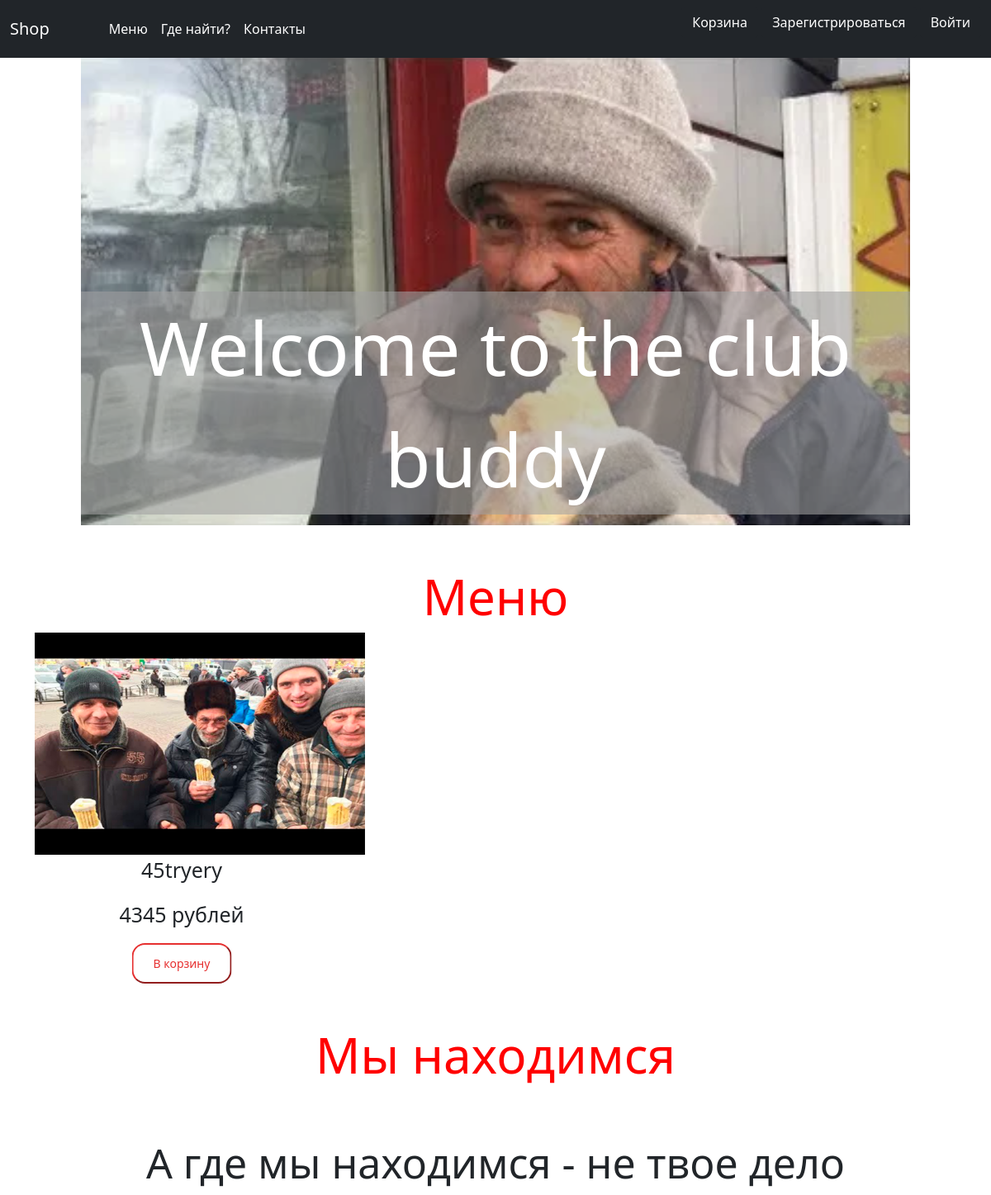
Before: / (upper part) with the older database file.
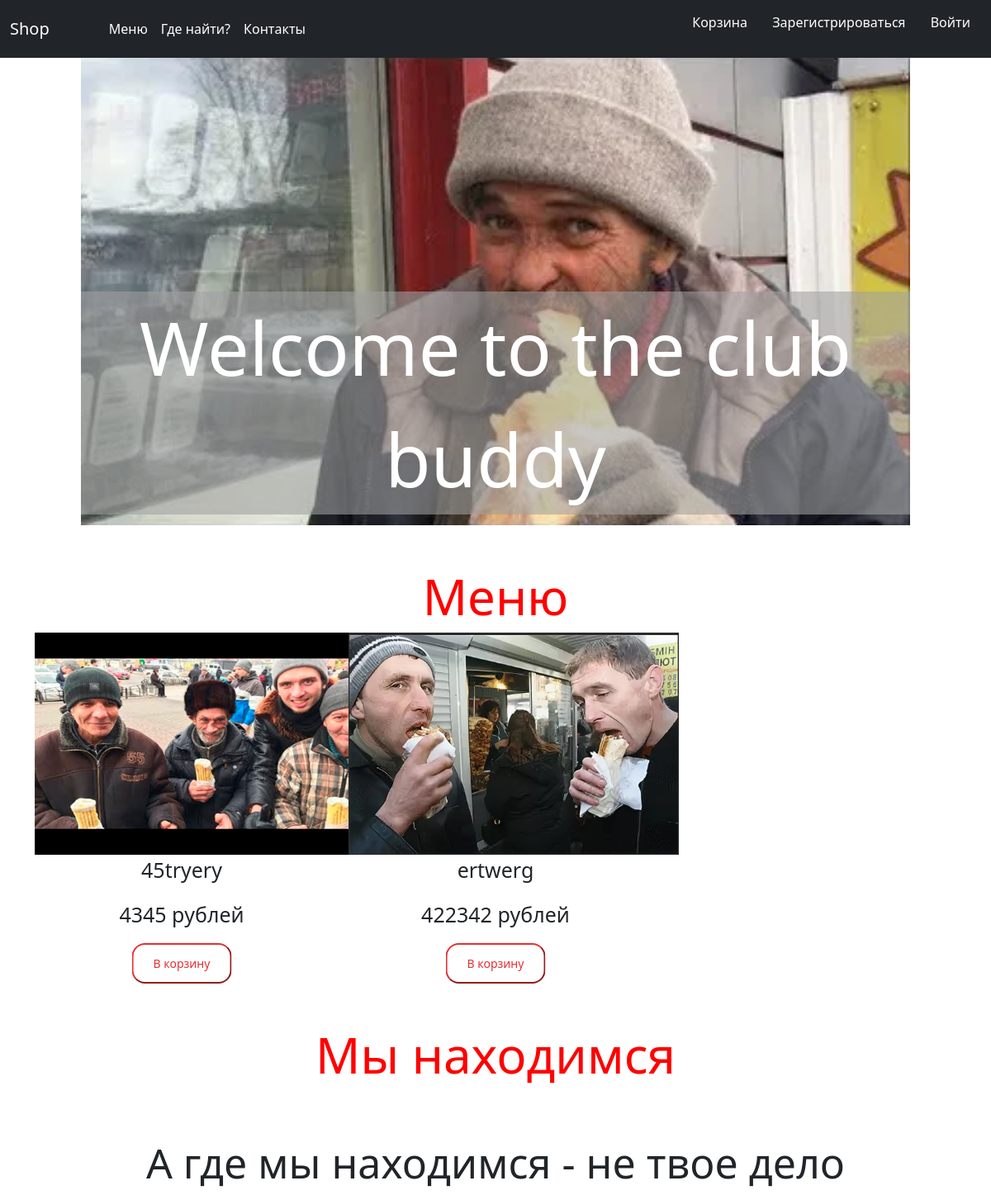
After: the same page with the newer database file.
### data/category.py (models this page shows)
class Tovars(SqlAlchemyBase):
    __tablename__ = 'tovars'
    id = sqlalchemy.Column(sqlalchemy.Integer,
                           primary_key=True, autoincrement=True)
    name = sqlalchemy.Column(sqlalchemy.String, nullable=False)
    price = sqlalchemy.Column(sqlalchemy.Integer, default=1)
    amount_rest = sqlalchemy.Column(sqlalchemy.Integer, default=1)
    link_to_picture = sqlalchemy.Column(sqlalchemy.String, default='')

### main.py (the view)
@app.route('/', methods=['GET', 'POST'])
def main():
    form = To_korzina()
    d_secc = db_session.create_session()
    food = d_secc.query(Tovars).all()
    if form.validate_on_submit():
        print(d)
        d[2] += 1
    else:
        return render_template('main_page.html', form=form, food=food)

### forms/form_for_main.py
class To_korzina(FlaskForm):
    submit = SubmitField('В корзину')

### data/db_session.py (called while the page is built)
def create_session() -> Session:
    global __factory
    return __factory()

### templates/main_page.html (shortened to what this page needs)
<!DOCTYPE html>
<html lang="ru">
<head>
    <link href="https://cdn.jsdelivr.net/npm/bootstrap@5.1.3/dist/css/bootstrap.min.css" rel="stylesheet"
>
    <link rel="stylesheet" href="../static/css/style.css">
</head>
<body>
<nav class="navbar navbar-expand-lg navbar-dark bg-dark" style="color:white;">
    <div class="container-fluid">
        <a class=" navbar-brand" href="#">Shop</a>
        <div class="collapse navbar-collapse" id="navbarSupportedContent">
            <ul class="navbar-nav me-auto px-5 mb-lg-0">
                <li class="nav-item">
                    <a class="nav-link active" aria-current="page" href="#underlined_text">Меню</a>
                </li>
                <li class="nav-item">
                    <a class="nav-link active" aria-current="page" href="#underlined_text_2">Где найти?</a>
                </li>
                <li class="nav-item">
                    <a class="nav-link active" aria-current="page" href="#underlined_text_3">Контакты</a>
                </li>
            </ul>
            {% if current_user.is_authenticated %}
            <a class="btn btn-dark " href="/make_order">Корзина</a>
            <a class="navbar-brand" href="/logout">{{ current_user.name }}</a>
            {% else %}
            <p>
                <a class="btn btn-dark " href="/make_order">Корзина</a>
                <a class="btn btn-dark " href="/register">Зарегистрироваться</a>
                <a class="btn btn-dark" href="/login">Войти</a>
            </p>
            {% endif %}
        </div>
    </div>
</nav>
<div class="container">
    <div class="row">
        <div class="col-12">
            <div id="welcome_image">
                <img src="../static/image/i.png" id="start_img">
                <div class="text_na_kartinke">
                    <span>Welcome to the club buddy</span>
                </div>
            </div>
        </div>
    </div>
    <div class="row">
        <div class="col-12">
            <h1 id="underlined_text">Меню</h1>
        </div>
    </div>
    <div class="row row-cols-3">
        {%for item in food%}
        <div class="col-4">
            <div id="shaurma">
                <img src={{item.link_to_picture}}>
                <p>{{item.name}}</p>
                <p>{{item.price}} рублей</p>
                {% if current_user.is_authenticated %}
                    <a href="/search_id/{{item.id}}"><input type="button" value="В корзину" id="{{item.id}}" class="button" onclick="alert({{item.id}});"> </a>
                {% else %}
                    <a href="/login"><input type="button" value="В корзину" class="button"> </a>
                {% endif %}
            </div>
        </div>
        {%endfor%}
    </div>
    <div class="row">
        <div class="col-12">
            <h1 id="underlined_text_2">Мы находимся</h1>
        </div>
    </div>
    <div class="row">
        <div class="col-12">
            <div id="position">
                <p>А где мы находимся - не твое дело</p>
            </div>
        </div>
    </div>
</div>
</body>
</html>

### static/css/style.css (style rules this page uses)
body { width: 100%; margin: 0; background-color: #ffffff; }
#start_img { width: 95%; padding-left: 5%; }
div#welcome_image { position: relative; }
.text_na_kartinke { position: absolute; top: 50%; color: white; background: #a1a1a194; font-size: 90px; width: 90%; text-align: center; margin-left: 5%; transform: translateX(0); animation-name: header_anim; animation-duration: 0.5s; animation-timing-function: cubic-bezier(0.68, -0.55, 0.265, 1.55); }
#underlined_text { text-decoration: none; background-image: linear-gradient(currentColor, currentColor); background-position: 50% 100%; background-repeat: no-repeat; background-size: 0% 2px; padding-top: 50px; text-align: center; color: red; font-size: 60px; transition: background-size .3s; }
#shaurma p { text-align: center; font-size: 25px; }
#shaurma img { width: 400px; transition: 1s; padding-left: 0%; }
.button { padding: 12px 24px; border-width: 2px; border-radius: 16px; border-color: rgb(230, 47, 47); font-size: 14px; color: rgb(230, 47, 47); background: #ffffff; cursor: pointer; position: relative; left: 50%; transform: translate(-50%, 0); transition: all 0.3s ease; }
#position { padding-top: 50px; }
#underlined_text_2 { text-decoration: none; background-image: linear-gradient(currentColor, currentColor); background-position: 50% 100%; background-repeat: no-repeat; background-size: 0% 2px; padding-top: 50px; text-align: center; color: red; font-size: 60px; transition: background-size .3s; }
#position p { position: flex; font-size: 50px; text-align: center; flex-wrap: wrap; }
.navbar { position: -webkit-sticky; position: sticky; top: 0; z-index: 99999; }

Changed rows visible on the page:
added Tovars: link_to_picture (picture), name "ertwerg", price "422342"
